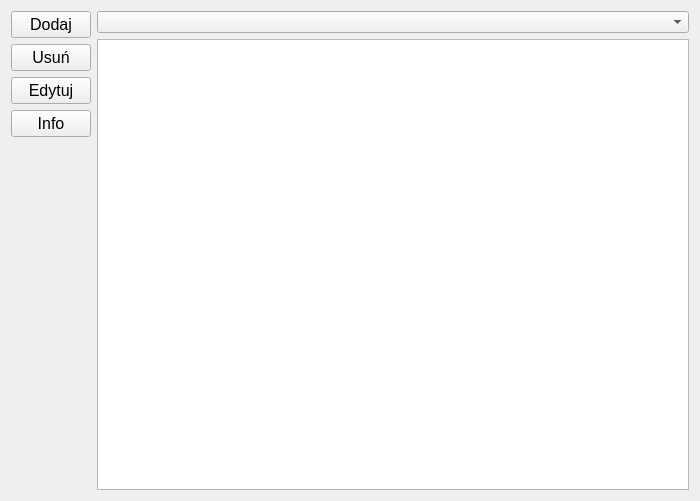
<?xml version="1.0" encoding="UTF-8"?>
<ui version="4.0">
 <class>Form</class>
 <widget class="QWidget" name="Form">
  <property name="geometry">
   <rect>
    <x>0</x>
    <y>0</y>
    <width>700</width>
    <height>501</height>
   </rect>
  </property>
  <property name="sizePolicy">
   <sizepolicy hsizetype="Minimum" vsizetype="Minimum">
    <horstretch>0</horstretch>
    <verstretch>0</verstretch>
   </sizepolicy>
  </property>
  <property name="windowTitle">
   <string>Form</string>
  </property>
  <layout class="QHBoxLayout" name="horizontalLayout">
   <item>
    <layout class="QVBoxLayout" name="verticalLayout">
     <item>
      <widget class="QPushButton" name="pushButton_dodaj">
       <property name="font">
        <font>
         <pointsize>12</pointsize>
        </font>
       </property>
       <property name="text">
        <string>Dodaj</string>
       </property>
      </widget>
     </item>
     <item>
      <widget class="QPushButton" name="pushButton_usun">
       <property name="font">
        <font>
         <pointsize>12</pointsize>
        </font>
       </property>
       <property name="text">
        <string>Usuń</string>
       </property>
      </widget>
     </item>
     <item>
      <widget class="QPushButton" name="pushButton_edytuj">
       <property name="font">
        <font>
         <pointsize>12</pointsize>
        </font>
       </property>
       <property name="text">
        <string>Edytuj</string>
       </property>
      </widget>
     </item>
     <item>
      <widget class="QPushButton" name="pushButton_info">
       <property name="font">
        <font>
         <pointsize>12</pointsize>
        </font>
       </property>
       <property name="text">
        <string>Info</string>
       </property>
      </widget>
     </item>
     <item>
      <spacer name="verticalSpacer">
       <property name="orientation">
        <enum>Qt::Vertical</enum>
       </property>
       <property name="sizeHint" stdset="0">
        <size>
         <width>20</width>
         <height>40</height>
        </size>
       </property>
      </spacer>
     </item>
    </layout>
   </item>
   <item>
    <layout class="QVBoxLayout" name="verticalLayout_2">
     <item>
      <widget class="QComboBox" name="comboBox"/>
     </item>
     <item>
      <widget class="QTableWidget" name="tableWidget"/>
     </item>
    </layout>
   </item>
  </layout>
 </widget>
 <resources/>
 <connections/>
</ui>
